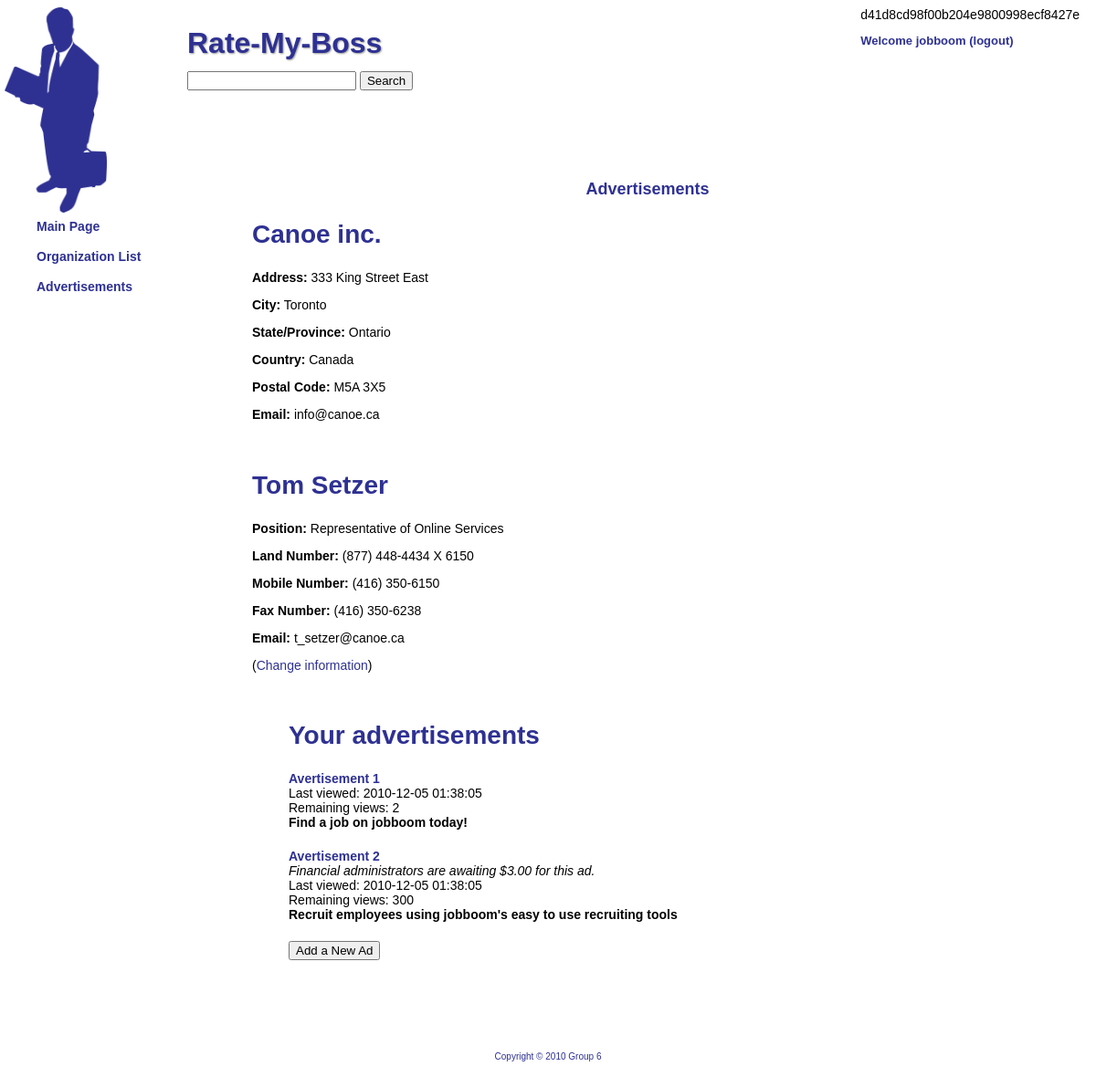
Screenshot of /index.php?page=advertisement (signed in) with the database file from the repository.
### tables this page shows
create table business
(
userId INT NOT NULL,
name VARCHAR(40) NOT NULL,
charter VARCHAR(600),
address VARCHAR(40),
city VARCHAR(40),
state VARCHAR(40),
country VARCHAR(40),
postalCode VARCHAR(40),
email VARCHAR(40),
contactName VARCHAR(40) NOT NULL,
contactNumberLand VARCHAR(40),
contactNumberMobile VARCHAR(40),
contactNumberFax VARCHAR(40),
contactPosition VARCHAR(40),
contactEmail VARCHAR(40),
PRIMARY KEY (userId),
FOREIGN KEY (userId) REFERENCES user
);

create table ad
(
adId INT NOT NULL AUTO_INCREMENT,
userId INT NOT NULL,
content VARCHAR(600) NOT NULL,
counter INT NOT NULL,
lastView TIMESTAMP DEFAULT CURRENT_TIMESTAMP ON UPDATE CURRENT_TIMESTAMP,
cost DECIMAL(10,2) NOT NULL,
isPending INT NOT NULL,
PRIMARY KEY (adId),
FOREIGN KEY (userId) REFERENCES user
);

### php/pages/advertisement.php (the view, shortened to what this page needs)
<?php
$query = sprintf("SELECT * FROM business WHERE userId=$userid");
$result = mysql_query($query);
if ($row = mysql_fetch_array($result)) {
	echo "
	<div class='main'>";
	echo "		<h1>Advertisements</h1>\n";
	echo "		<h2>$row[name]</h2>
		<p><strong>Address:</strong> $row[address] </p>
		<p><strong>City:</strong> $row[city] </p>
		<p><strong>State/Province:</strong> $row[state] </p>
		<p><strong>Country:</strong> $row[country] </p>
		<p><strong>Postal Code:</strong> $row[postalCode] </p>
		<p><strong>Email:</strong> $row[email] </p> <br />
		";
	echo "		<h2>$row[contactName]</h2>
		<p><strong>Position:</strong> $row[contactPosition] </p>
		<p><strong>Land Number:</strong> $row[contactNumberLand] </p>
		<p><strong>Mobile Number:</strong> $row[contactNumberMobile] </p>
		<p><strong>Fax Number:</strong> $row[contactNumberFax] </p>
		<p><strong>Email:</strong> $row[contactEmail] </p>
		";
	echo "<p>(<a href='index.php?page=business'>Change information</a>)</p>";
	$query = sprintf("SELECT * FROM ad WHERE userId=$userid");
	$result = mysql_query($query);
	$count = 0;
	echo "		<ul>";
	while ($row = mysql_fetch_array($result)) {
		if ($count == 0) {
			echo "<br />\n";
			echo "<h2>Your advertisements</h2>\n";
		}
		$count += 1;
		echo "		<li><strong><a href='index.php?page=advertisement&id=$row[adId]'>Avertisement $count</a></strong> <br />";
		if ($row['cost'] > 0) {
			echo " <em>Financial administrators are awaiting $$row[cost] for this ad.</em><br />";
		}
		echo "				Last viewed: $row[lastView] <br />
							Remaining views: $row[counter] <br />
							<strong>$row[content]</strong></li><br />";
	}
	echo "		<a href='index.php?page=adform'><button type='button'>Add a New Ad</button></a>\n";
	echo "
	</div>
	";
}
else {
	include "../php/pages/business.php";
}
?>

### www/style.css (style rules this page uses)
body { font-family: Helvetica, Arial, sans-serif; font-size: 14px; color: #000000; }
h1 { font-size: 18px; font-weight: bold; color: #2E3192; text-align: center; }
h2 { font-size: 2em; color: #2E3192; }
strong { font-weight: bold; }
a { color: #2E3192; text-decoration: none; }
.main { margin-top: 168px; margin-left: 268px; margin-right: 50px; }
ul { list-style: none; }
li { padding-bottom: 5px; }

### rows the page displays
business: name "Canoe inc.", address "333 King Street East", city "Toronto", state "Ontario", country "Canada", postalCode "M5A 3X5", email "info@canoe.ca", contactName "Tom Setzer", contactPosition "Representative of Online Services", contactNumberLand "(877) 448-4434 X 6150", contactNumberMobile "(416) 350-6150", contactNumberFax "(416) 350-6238", contactEmail "t_setzer@canoe.ca"
ad: shows "Your advertisements", lastView "2010-12-05 01:38:05", counter "2", content "Find a job on jobboom today!"
ad: cost "3.00", lastView "2010-12-05 01:38:05", counter "300", content "Recruit employees using jobboom's easy to use recruiting tools"

### other values shown
$password "d41d8cd98f00b204e9800998ecf8427e"
$_SESSION['username'] "jobboom"
